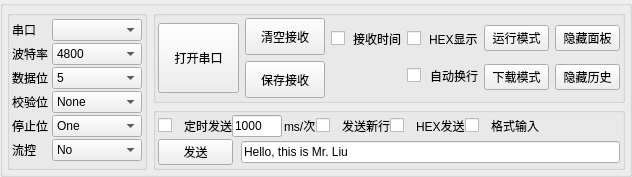
      <widget class="QGroupBox" name="downGroupBox">
       <property name="maximumSize">
        <size>
         <width>16777215</width>
         <height>222</height>
        </size>
       </property>
       <property name="title">
        <string/>
       </property>
       <layout class="QGridLayout" name="gridLayout_7">
        <property name="leftMargin">
         <number>4</number>
        </property>
        <property name="topMargin">
         <number>4</number>
        </property>
        <property name="rightMargin">
         <number>4</number>
        </property>
        <property name="bottomMargin">
         <number>4</number>
        </property>
        <property name="verticalSpacing">
         <number>4</number>
        </property>
        <item row="0" column="0" rowspan="2">
         <widget class="QGroupBox" name="downLeftGroupBox">
          <property name="title">
           <string/>
          </property>
          <layout class="QGridLayout" name="gridLayout_4">
           <property name="leftMargin">
            <number>2</number>
           </property>
           <property name="topMargin">
            <number>2</number>
           </property>
           <property name="rightMargin">
            <number>2</number>
           </property>
           <property name="bottomMargin">
            <number>2</number>
           </property>
           <property name="verticalSpacing">
            <number>1</number>
           </property>
           <item row="0" column="0">
            <layout class="QHBoxLayout" name="chuanHL">
             <item>
              <widget class="QLabel" name="chuanLabel">
               <property name="text">
                <string>串口</string>
               </property>
              </widget>
             </item>
             <item>
              <widget class="QComboBox" name="chuanComboBox">
               <property name="minimumSize">
                <size>
                 <width>90</width>
                 <height>0</height>
                </size>
               </property>
               <property name="maximumSize">
                <size>
                 <width>90</width>
                 <height>16777215</height>
                </size>
               </property>
              </widget>
             </item>
            </layout>
           </item>
           <item row="1" column="0">
            <layout class="QHBoxLayout" name="boTeHL">
             <item>
              <widget class="QLabel" name="boTeLabel">
               <property name="text">
                <string>波特率</string>
               </property>
              </widget>
             </item>
             <item>
              <widget class="QComboBox" name="boTeComboBox">
               <property name="minimumSize">
                <size>
                 <width>90</width>
                 <height>0</height>
                </size>
               </property>
               <property name="maximumSize">
                <size>
                 <width>90</width>
                 <height>16777215</height>
                </size>
               </property>
               <item>
                <property name="text">
                 <string>4800</string>
                </property>
               </item>
               <item>
                <property name="text">
                 <string>9600</string>
                </property>
               </item>
               <item>
                <property name="text">
                 <string>19200</string>
                </property>
               </item>
               <item>
                <property name="text">
                 <string>38400</string>
                </property>
               </item>
               <item>
                <property name="text">
                 <string>57600</string>
                </property>
               </item>
               <item>
                <property name="text">
                 <string>74880</string>
                </property>
               </item>
               <item>
                <property name="text">
                 <string>115200</string>
                </property>
               </item>
               <item>
                <property name="text">
                 <string>230400</string>
                </property>
               </item>
               <item>
                <property name="text">
                 <string>460800</string>
                </property>
               </item>
               <item>
                <property name="text">
                 <string>576000</string>
                </property>
               </item>
              </widget>
             </item>
            </layout>
           </item>
           <item row="2" column="0">
            <layout class="QHBoxLayout" name="dataLH">
             <item>
              <widget class="QLabel" name="dataLabel">
               <property name="text">
                <string>数据位</string>
               </property>
              </widget>
             </item>
             <item>
              <widget class="QComboBox" name="dataComboBox">
               <property name="minimumSize">
                <size>
                 <width>90</width>
                 <height>0</height>
                </size>
               </property>
               <property name="maximumSize">
                <size>
                 <width>90</width>
                 <height>16777215</height>
                </size>
               </property>
               <item>
                <property name="text">
                 <string>5</string>
                </property>
               </item>
               <item>
                <property name="text">
                 <string>6</string>
                </property>
               </item>
               <item>
                <property name="text">
                 <string>7</string>
                </property>
               </item>
               <item>
                <property name="text">
                 <string>8</string>
                </property>
               </item>
              </widget>
             </item>
            </layout>
           </item>
           <item row="3" column="0">
            <layout class="QHBoxLayout" name="validHL">
             <item>
              <widget class="QLabel" name="validLabel">
               <property name="text">
                <string>校验位 </string>
               </property>
              </widget>
             </item>
             <item>
              <widget class="QComboBox" name="validComboBox">
               <property name="minimumSize">
                <size>
                 <width>90</width>
                 <height>0</height>
                </size>
               </property>
               <property name="maximumSize">
                <size>
                 <width>90</width>
                 <height>16777215</height>
                </size>
               </property>
               <item>
                <property name="text">
                 <string>None</string>
                </property>
               </item>
               <item>
                <property name="text">
                 <string>Even</string>
                </property>
               </item>
               <item>
                <property name="text">
                 <string>Mark</string>
                </property>
               </item>
               <item>
                <property name="text">
                 <string>Odd</string>
                </property>
               </item>
               <item>
                <property name="text">
                 <string>Space</string>
                </property>
               </item>
              </widget>
             </item>
            </layout>
           </item>
           <item row="4" column="0">
            <layout class="QHBoxLayout" name="stopHL">
             <item>
              <widget class="QLabel" name="stopLabel">
               <property name="text">
                <string>停止位</string>
               </property>
              </widget>
             </item>
             <item>
              <widget class="QComboBox" name="stopComboBox">
               <property name="minimumSize">
                <size>
                 <width>90</width>
                 <height>0</height>
                </size>
               </property>
               <property name="maximumSize">
                <size>
                 <width>90</width>
                 <height>16777215</height>
                </size>
               </property>
               <item>
                <property name="text">
                 <string>One</string>
                </property>
               </item>
               <item>
                <property name="text">
                 <string>OneAndHalf</string>
                </property>
               </item>
               <item>
                <property name="text">
                 <string>Two</string>
                </property>
               </item>
               <item>
                <property name="text">
                 <string>Unkown</string>
                </property>
               </item>
              </widget>
             </item>
            </layout>
           </item>
           <item row="5" column="0">
            <layout class="QHBoxLayout" name="streamHL">
             <item>
              <widget class="QLabel" name="streamLabel">
               <property name="text">
                <string>流控</string>
               </property>
              </widget>
             </item>
             <item>
              <widget class="QComboBox" name="streamComboBox">
               <property name="minimumSize">
                <size>
                 <width>90</width>
                 <height>0</height>
                </size>
               </property>
               <property name="maximumSize">
                <size>
                 <width>90</width>
                 <height>16777215</height>
                </size>
               </property>
               <item>
                <property name="text">
                 <string>No</string>
                </property>
               </item>
               <item>
                <property name="text">
                 <string>Hardware</string>
                </property>
               </item>
               <item>
                <property name="text">
                 <string>Software</string>
                </property>
               </item>
               <item>
                <property name="text">
                 <string>Unknown</string>
                </property>
               </item>
              </widget>
             </item>
            </layout>
           </item>
          </layout>
         </widget>
        </item>
        <item row="0" column="1">
         <widget class="QGroupBox" name="downRightUpGroupBox">
          <property name="title">
           <string/>
          </property>
          <layout class="QHBoxLayout" name="horizontalLayout_2">
           <property name="leftMargin">
            <number>2</number>
           </property>
           <property name="topMargin">
            <number>2</number>
           </property>
           <property name="rightMargin">
            <number>2</number>
           </property>
           <property name="bottomMargin">
            <number>2</number>
           </property>
           <item>
            <widget class="QPushButton" name="closePushButton">
             <property name="maximumSize">
              <size>
               <width>16777215</width>
               <height>70</height>
              </size>
             </property>
             <property name="text">
              <string>打开串口</string>
             </property>
            </widget>
           </item>
           <item>
            <layout class="QVBoxLayout" name="clearSaveVL">
             <item>
              <widget class="QPushButton" name="clearPushButton">
               <property name="minimumSize">
                <size>
                 <width>0</width>
                 <height>37</height>
                </size>
               </property>
               <property name="text">
                <string>清空接收</string>
               </property>
              </widget>
             </item>
             <item>
              <widget class="QPushButton" name="saveRevPushButton">
               <property name="minimumSize">
                <size>
                 <width>0</width>
                 <height>37</height>
                </size>
               </property>
               <property name="text">
                <string>保存接收</string>
               </property>
              </widget>
             </item>
            </layout>
           </item>
           <item>
            <layout class="QGridLayout" name="timeHexLineGridLayout" rowstretch="0,0">
             <property name="sizeConstraint">
              <enum>QLayout::SizeConstraint::SetDefaultConstraint</enum>
             </property>
             <property name="leftMargin">
              <number>0</number>
             </property>
             <item row="0" column="1">
              <layout class="QHBoxLayout" name="hexShowHL">
               <property name="spacing">
                <number>8</number>
               </property>
               <item>
                <widget class="QCheckBox" name="hexShowCheckBox">
                 <property name="maximumSize">
                  <size>
                   <width>20</width>
                   <height>16777215</height>
                  </size>
                 </property>
                 <property name="text">
                  <string/>
                 </property>
                </widget>
               </item>
               <item>
                <widget class="QLabel" name="hexShowLabel">
                 <property name="minimumSize">
                  <size>
                   <width>0</width>
                   <height>20</height>
                  </size>
                 </property>
                 <property name="maximumSize">
                  <size>
                   <width>55</width>
                   <height>20</height>
                  </size>
                 </property>
                 <property name="text">
                  <string>HEX显示</string>
                 </property>
                </widget>
               </item>
              </layout>
             </item>
             <item row="0" column="0">
              <layout class="QHBoxLayout" name="revTimeHL">
               <property name="spacing">
                <number>8</number>
               </property>
               <item>
                <widget class="QCheckBox" name="revTimeCheckBox">
                 <property name="maximumSize">
                  <size>
                   <width>20</width>
                   <height>16777215</height>
                  </size>
                 </property>
                 <property name="text">
                  <string/>
                 </property>
                </widget>
               </item>
               <item>
                <widget class="QLabel" name="revTimeLabel">
                 <property name="minimumSize">
                  <size>
                   <width>0</width>
                   <height>20</height>
                  </size>
                 </property>
                 <property name="maximumSize">
                  <size>
                   <width>55</width>
                   <height>20</height>
                  </size>
                 </property>
                 <property name="text">
                  <string>接收时间</string>
                 </property>
                </widget>
               </item>
              </layout>
             </item>
             <item row="1" column="1">
              <layout class="QHBoxLayout" name="nextLineHL">
               <property name="spacing">
                <number>8</number>
               </property>
               <item>
                <widget class="QCheckBox" name="nextLineCheckBox">
                 <property name="maximumSize">
                  <size>
                   <width>20</width>
                   <height>16777215</height>
                  </size>
                 </property>
                 <property name="text">
                  <string/>
                 </property>
                </widget>
               </item>
               <item>
                <widget class="QLabel" name="nextLineLabel">
                 <property name="minimumSize">
                  <size>
                   <width>0</width>
                   <height>20</height>
                  </size>
                 </property>
                 <property name="maximumSize">
                  <size>
                   <width>55</width>
                   <height>20</height>
                  </size>
                 </property>
                 <property name="text">
                  <string>自动换行</string>
                 </property>
                </widget>
               </item>
              </layout>
             </item>
             <item row="1" column="0">
              <spacer name="horizontalSpacer_2">
               <property name="orientation">
                <enum>Qt::Orientation::Horizontal</enum>
               </property>
               <property name="sizeType">
                <enum>QSizePolicy::Policy::Fixed</enum>
               </property>
               <property name="sizeHint" stdset="0">
                <size>
                 <width>70</width>
                 <height>20</height>
                </size>
               </property>
              </spacer>
             </item>
            </layout>
           </item>
           <item>
            <layout class="QGridLayout" name="modeHideGridLayout">
             <item row="0" column="0">
              <widget class="QPushButton" name="runPushButton">
               <property name="maximumSize">
                <size>
                 <width>65</width>
                 <height>16777215</height>
                </size>
               </property>
               <property name="text">
                <string>运行模式</string>
               </property>
              </widget>
             </item>
             <item row="0" column="1">
              <widget class="QPushButton" name="hideBoardPushButton">
               <property name="maximumSize">
                <size>
                 <width>65</width>
                 <height>16777215</height>
                </size>
               </property>
               <property name="text">
                <string>隐藏面板</string>
               </property>
              </widget>
             </item>
             <item row="1" column="0">
              <widget class="QPushButton" name="downLoadPushButton">
               <property name="maximumSize">
                <size>
                 <width>65</width>
                 <height>16777215</height>
                </size>
               </property>
               <property name="text">
                <string>下载模式</string>
               </property>
              </widget>
             </item>
             <item row="1" column="1">
              <widget class="QPushButton" name="hideHisPushButton">
               <property name="maximumSize">
                <size>
                 <width>65</width>
                 <height>16777215</height>
                </size>
               </property>
               <property name="text">
                <string>隐藏历史</string>
               </property>
              </widget>
             </item>
            </layout>
           </item>
          </layout>
         </widget>
        </item>
        <item row="1" column="1">
         <widget class="QGroupBox" name="dowRightDownGroupBox">
          <property name="title">
           <string/>
          </property>
          <layout class="QGridLayout" name="gridLayout_6">
           <property name="leftMargin">
            <number>2</number>
           </property>
           <property name="topMargin">
            <number>2</number>
           </property>
           <property name="rightMargin">
            <number>2</number>
           </property>
           <property name="bottomMargin">
            <number>2</number>
           </property>
           <property name="verticalSpacing">
            <number>2</number>
           </property>
           <item row="0" column="0">
            <layout class="QHBoxLayout" name="downRightUpHL">
             <property name="rightMargin">
              <number>1</number>
             </property>
             <item>
              <layout class="QHBoxLayout" name="timeSendHL">
               <property name="spacing">
                <number>12</number>
               </property>
               <item>
                <widget class="QCheckBox" name="timeSendCheckBox">
                 <property name="maximumSize">
                  <size>
                   <width>15</width>
                   <height>16777215</height>
                  </size>
                 </property>
                 <property name="text">
                  <string/>
                 </property>
                </widget>
               </item>
               <item>
                <widget class="QLabel" name="timeSendLabel">
                 <property name="maximumSize">
                  <size>
                   <width>55</width>
                   <height>16777215</height>
                  </size>
                 </property>
                 <property name="text">
                  <string>定时发送</string>
                 </property>
                </widget>
               </item>
              </layout>
             </item>
             <item>
              <layout class="QHBoxLayout" name="freqHL">
               <property name="spacing">
                <number>2</number>
               </property>
               <item>
                <widget class="QLineEdit" name="freqLineEdit">
                 <property name="maximumSize">
                  <size>
                   <width>50</width>
                   <height>16777215</height>
                  </size>
                 </property>
                 <property name="text">
                  <string>1000</string>
                 </property>
                </widget>
               </item>
               <item>
                <widget class="QLabel" name="freqLabel">
                 <property name="maximumSize">
                  <size>
                   <width>35</width>
                   <height>16777215</height>
                  </size>
                 </property>
                 <property name="text">
                  <string>ms/次</string>
                 </property>
                </widget>
               </item>
              </layout>
             </item>
             <item>
              <layout class="QHBoxLayout" name="newLineSendHL">
               <property name="spacing">
                <number>12</number>
               </property>
               <item>
                <widget class="QCheckBox" name="newLineSendCheckBox">
                 <property name="maximumSize">
                  <size>
                   <width>15</width>
                   <height>16777215</height>
                  </size>
                 </property>
                 <property name="text">
                  <string/>
                 </property>
                </widget>
               </item>
               <item>
                <widget class="QLabel" name="newLineSendLabel">
                 <property name="maximumSize">
                  <size>
                   <width>55</width>
                   <height>16777215</height>
                  </size>
                 </property>
                 <property name="text">
                  <string>发送新行</string>
                 </property>
                </widget>
               </item>
              </layout>
             </item>
             <item>
              <layout class="QHBoxLayout" name="HexSendHL">
               <property name="spacing">
                <number>12</number>
               </property>
               <item>
                <widget class="QCheckBox" name="HexSendCheckBox">
                 <property name="maximumSize">
                  <size>
                   <width>15</width>
                   <height>16777215</height>
                  </size>
                 </property>
                 <property name="text">
                  <string/>
                 </property>
                </widget>
               </item>
               <item>
                <widget class="QLabel" name="HexSendLabel">
                 <property name="maximumSize">
                  <size>
                   <width>55</width>
                   <height>16777215</height>
                  </size>
                 </property>
                 <property name="text">
                  <string>HEX发送</string>
                 </property>
                </widget>
               </item>
              </layout>
             </item>
             <item>
              <layout class="QHBoxLayout" name="formatInputHL">
               <property name="spacing">
                <number>12</number>
               </property>
               <item>
                <widget class="QCheckBox" name="formatInputCheckBox">
                 <property name="maximumSize">
                  <size>
                   <width>15</width>
                   <height>16777215</height>
                  </size>
                 </property>
                 <property name="text">
                  <string/>
                 </property>
                </widget>
               </item>
               <item>
                <widget class="QLabel" name="formatInputLabel">
                 <property name="maximumSize">
                  <size>
                   <width>55</width>
                   <height>16777215</height>
                  </size>
                 </property>
                 <property name="text">
                  <string>格式输入</string>
                 </property>
                </widget>
               </item>
              </layout>
             </item>
             <item>
              <spacer name="horizontalSpacer">
               <property name="orientation">
                <enum>Qt::Orientation::Horizontal</enum>
               </property>
               <property name="sizeHint" stdset="0">
                <size>
                 <width>80</width>
                 <height>20</height>
                </size>
               </property>
              </spacer>
             </item>
            </layout>
           </item>
           <item row="1" column="0">
            <layout class="QHBoxLayout" name="downRightBottomHL" stretch="1,0">
             <property name="spacing">
              <number>8</number>
             </property>
             <item>
              <widget class="QPushButton" name="sendPushButton">
               <property name="maximumSize">
                <size>
                 <width>75</width>
                 <height>16777215</height>
                </size>
               </property>
               <property name="text">
                <string>发送</string>
               </property>
              </widget>
             </item>
             <item>
              <widget class="QLineEdit" name="sendLineEdit">
               <property name="text">
                <string>Hello, this is Mr. Liu</string>
               </property>
              </widget>
             </item>
            </layout>
           </item>
          </layout>
         </widget>
        </item>
       </layout>
      </widget>
